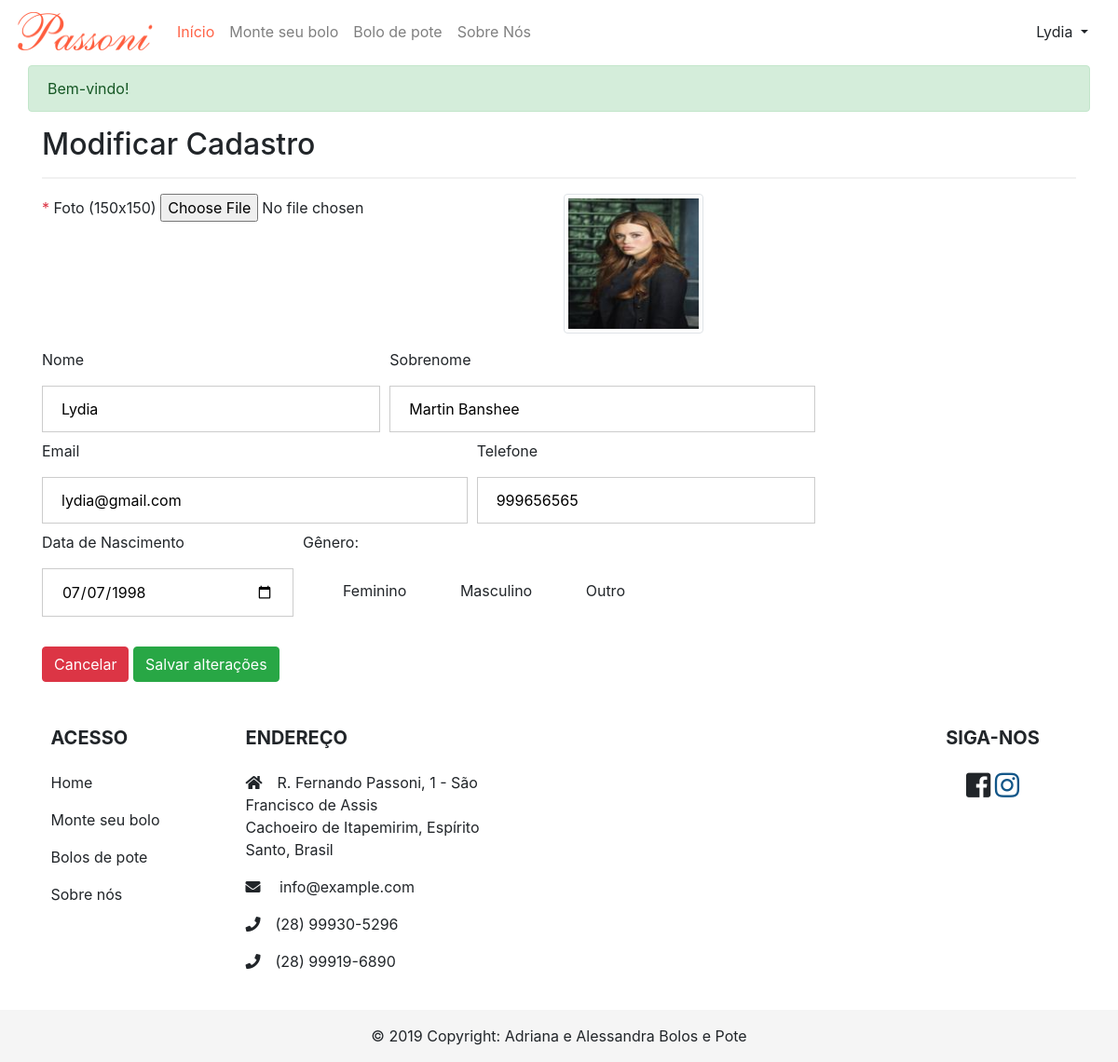
The app's page /usuario/editarUsuario/14 (signed in) with its own data.
### tables this page shows
CREATE TABLE `usuarios` (
  `idUsuario` int(11) NOT NULL,
  `cpf` char(111) DEFAULT NULL,
  `imagem` varchar(200) DEFAULT NULL,
  `nome` varchar(40) NOT NULL,
  `sobrenome` varchar(60) NOT NULL,
  `genero` char(1) DEFAULT 'o',
  `telefone` varchar(11) DEFAULT '',
  `senha` varchar(40) NOT NULL,
  `email` varchar(100) NOT NULL,
  `dataNascimento` date DEFAULT NULL,
  `adm` tinyint(1) DEFAULT '0',
  `data_criacao` date NOT NULL
);

### index.php (called while the page is built, shortened)
<?php
    $url = new Home();
    $url->carregar();

### app/site/models/helper/ModelsRead.php (called while the page is built, shortened)
<?php
class ModelsRead extends ModelsConn {
    private $select;
    private $values;
    private $query;
    public function exeReadEspecifico($query, $parseString = null) {
        if (!empty($parseString)) {
            parse_str($parseString, $this->values);
        }
        $this->select = (string) $query;
        $this->executarInstrucao();
    }
    private function conexao(){
        $this->conn = parent::getConn();
        $this->query = $this->conn->prepare($this->select);
        $this->query->setFetchMode(PDO::FETCH_ASSOC);
    }
    private function getInstrucao(){
        if ($this->values) {
            foreach ($this->values as $link => $valor) {
                if ($link == 'limit' || $link == 'offset') {
                    $valor = (int)$valor;
                }
                $this->query->bindValue(":{$link}", $valor, (is_int($valor) ? PDO::PARAM_INT : PDO::PARAM_STR));
            }
        }
    }
    private function executarInstrucao(){
        $this->conexao();
        try{
            $this->query->execute();
            $this->result = $this->query->fetchAll();
        }catch (PDOException $e){
            $this->result = null;
            $this->msg =  "<strong>Erro ao Ler dados:</strong> {$e->getMessage()}";
        }
    }
}

### app/site/models/helper/ModelsConn.php (called while the page is built, shortened)
<?php
class ModelsConn{
    public static $host = HOST;
    public static $dbname = DBNAME;
    public static $user = USER;
    public static $pass = PASS;
    public static $conexao = null;
    private static function conectar(){
        try{
            if (self::$conexao == null) {
                self::$conexao = new PDO('mysql:host=' . self::$host . ';dbname=' . self::$dbname
                    .";charset=utf8", self::$user, self::$pass);
            }
        }catch (PDOException $e) {
            echo $e->getMessage();
            die;
        }
        self::$conexao->setAttribute(PDO::ATTR_ERRMODE, PDO::ERRMODE_EXCEPTION);
        return self::$conexao;
    }
    public function getConn(){
        return self::conectar();
    }
}

### app/site/models/Usuario.php (called while the page is built, shortened)
<?php
    class Usuario{
        private $result=false;
        private $tabela="usuarios";
        public function visualizarUsuario($idUser){
            $this->usuario = $idUser;
            $visualizar = new \Site\models\helper\modelsRead();
            $visualizar->exeReadEspecifico("SELECT u.*
                                            FROM {$this->tabela} as u
                                            WHERE u.idUsuario = \"{$this->usuario}\"");
            $this->result['usuario'] = $visualizar->getResult();
            return $this->result['usuario'];
        }
    }

### app/site/views/usuario/editarUsuario.php (the view, shortened to what this page needs)
<?php
extract($this->dados['usuario'][0]);
?>
<div class="container">
    <div class="conteudo">
        <div>
           <h2>Modificar Cadastro</h2>
           <hr>
        </div>
        <form method="POST" enctype="multipart/form-data" action="<?=URL;?>usuario/editarUsuario/<?=$idUsuario;?>">
            <div class="form-row">
                <div class="form-group col-md-6">
                    <label><span class="text-danger">*</span> Foto (150x150)</label>
                    <input name="imagem_nova" type="file" class="filestyle" onchange="previewImagem();">
                </div>
                <div class="form-group col-md-6">
                    <?php
                    if (isset($imagem) AND !empty($imagem)) {
                        $this->imagem_antiga = URL . 'assets/img/usuario/' . $idUsuario . '/' . $imagem;
                    } elseif (isset($imagem_antiga) AND ! empty($imagem_antiga)) {
                        $this->imagem_antiga = URL . 'assets/img/usuario/' . $idUsuario . '/' . $imagem_antiga;
                    } else {
                        $this->imagem_antiga = URL . 'assets/img/usuario/preview_img.png';
                    }
                    ?>
                    <img src="<?php echo $this->imagem_antiga; ?>" alt="Imagem do Usuário" id="preview-user" class="img-thumbnail" style="width: 150px; height: 150px;">
                </div>
            </div>
            <div class="form-row">
                <div class="col-sm-4">
                    <label for="inputName">Nome</label>
                    <input type="text" class="entrada" id="inputName" name="nome" placeholder="Nome" maxlength="40" value="<?=$nome;?>">
                </div>
                <div class="col-sm-5">
                    <label for="inputSecondName">Sobrenome</label>
                    <input type="text" class="entrada" id="inputSecondName" name="sobrenome" placeholder="Sobrenome" value="<?=$sobrenome;?>" maxlength="60">
                </div>
            </div>
            <div class="form-row">
                <div class="col-sm-5">
                    <label class="sub" for="inputEmail">Email</label>
                    <input type="email" class="entrada" id="inputEmail" name="email" placeholder="Email" value="<?=$email;?>" maxlength="100">
                </div>
                <div class="col-sm-4">
                    <label class="sub" for="inputTel">Telefone</label>
                    <input type="text" class="entrada" id="inputTel" name="telefone" placeholder="Telefone" value="<?=$telefone;?>">
                </div>
            </div>
            <div class="form-row">
                <div class="col-sm-3">
                    <label for="datepicker">Data de Nascimento</label>
                    <input id="datepicker" name="dataNascimento" type="date" placeholder="Nascimento" value="<?=$dataNascimento;?>">
                </div>
                <div class="col-sm-6">
                    <label class="sub" for="female">Gênero:</label><br>
                    <label for="female">Feminino</label>
                    <label for="male">Masculino</label>
                    <label for="other">Outro</label>
                </div>
            </div>
            <br>
                <a value="Cancelar" class="btn btn-danger" href="<?=URL;?>usuario/visualizar/<?=$idUsuario;?>">
                    Cancelar
                </a>
                <button type="submit" name="formEditUser" value="Enviar" class="btn btn-success">
                    Salvar alterações
                </button>
        </div>
</div>

### assets/css/estiloAlternativo.css (style rules this page uses)
.entrada { margin-top: 1%; margin-left: 4%; margin-right: 4%; margin-bottom: 2%; }
select, input[type=text], input[type=date], input[type=email], input[type=number] { width: 100%; padding: 12px 20px; margin: 8px 0; display: inline-block; border: 1px solid #ccc; box-sizing: border-box; }
hr { border: 1px solid #f1f1f1; }
a { text-decoration: none; color: inherit; }
input[type=radio]+label, input[type=checkbox]+label { display: inline-block; height: 20px; padding: 0 0 0 25px; margin: 20px 10px 0 18px; background-image: url(http://www.webcis.com.br/images/imagens-noticias/checkbox/ico-master.png); background-repeat: no-repeat; background-position: 0 0; }
input[type=radio]:checked+label { background-position: 0 -30px; }

### records on screen
usuarios: idUsuario+imagem (picture), nome "Lydia", sobrenome "Martin Banshee", email "lydia@gmail.com", telefone "999656565", dataNascimento "07/07/1998"

### other values on screen
$_SESSION['user'] "Lydia"
$_SESSION['msg'] "Bem-vindo!"
